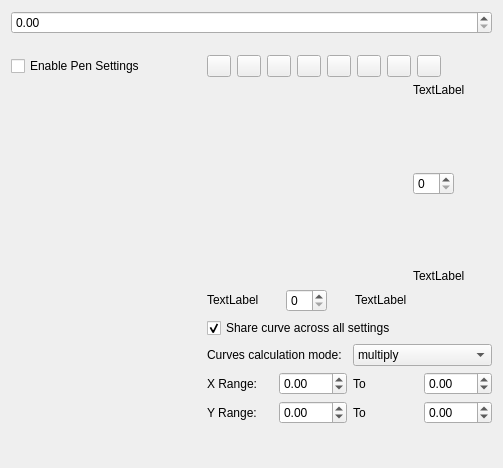
<?xml version="1.0" encoding="utf-8"?>
<ui version="4.0">
 <author>
    SPDX-FileCopyrightText: none
    SPDX-License-Identifier: GPL-3.0-or-later
  </author>
 <class>WdgCurveOption</class>
 <widget class="QWidget" name="WdgCurveOption">
  <property name="geometry">
   <rect>
    <x>0</x>
    <y>0</y>
    <width>503</width>
    <height>468</height>
   </rect>
  </property>
  <layout class="QVBoxLayout" name="verticalLayout_2">
   <item>
    <layout class="QHBoxLayout" name="horizontalLayout">
     <property name="bottomMargin">
      <number>15</number>
     </property>
     <item>
      <widget class="KisDoubleSliderSpinBox" name="strengthSlider" native="true">
       <property name="sizePolicy">
        <sizepolicy hsizetype="Preferred" vsizetype="Fixed">
         <horstretch>0</horstretch>
         <verstretch>0</verstretch>
        </sizepolicy>
       </property>      
       <property name="maximumSize">
        <size>
         <width>16777215</width>
         <height>16777215</height>
        </size>
       </property>
      </widget>
     </item>
    </layout>
   </item>
   <item>
    <layout class="QHBoxLayout" name="horizontalLayout_2">
     <item>
      <widget class="QCheckBox" name="checkBoxUseCurve">
       <property name="minimumSize">
        <size>
         <width>190</width>
         <height>0</height>
        </size>
       </property>
       <property name="text">
        <string>Enable Pen Settings</string>
       </property>
      </widget>
     </item>
     <item>
      <widget class="QPushButton" name="linearCurveButton">
       <property name="maximumSize">
        <size>
         <width>24</width>
         <height>24</height>
        </size>
       </property>
       <property name="text">
        <string/>
       </property>
       <property name="iconSize">
        <size>
         <width>16</width>
         <height>16</height>
        </size>
       </property>
      </widget>
     </item>
     <item>
      <widget class="QPushButton" name="revLinearButton">
       <property name="maximumSize">
        <size>
         <width>24</width>
         <height>24</height>
        </size>
       </property>
       <property name="text">
        <string/>
       </property>
       <property name="iconSize">
        <size>
         <width>16</width>
         <height>16</height>
        </size>
       </property>
      </widget>
     </item>
     <item>
      <widget class="QPushButton" name="sCurveButton">
       <property name="maximumSize">
        <size>
         <width>24</width>
         <height>24</height>
        </size>
       </property>
       <property name="text">
        <string/>
       </property>
       <property name="iconSize">
        <size>
         <width>16</width>
         <height>16</height>
        </size>
       </property>
      </widget>
     </item>
     <item>
      <widget class="QPushButton" name="reverseSCurveButton">
       <property name="maximumSize">
        <size>
         <width>24</width>
         <height>24</height>
        </size>
       </property>
       <property name="text">
        <string/>
       </property>
       <property name="iconSize">
        <size>
         <width>16</width>
         <height>16</height>
        </size>
       </property>
      </widget>
     </item>
     <item>
      <widget class="QPushButton" name="uCurveButton">
       <property name="maximumSize">
        <size>
         <width>24</width>
         <height>24</height>
        </size>
       </property>
       <property name="text">
        <string/>
       </property>
       <property name="iconSize">
        <size>
         <width>16</width>
         <height>16</height>
        </size>
       </property>
      </widget>
     </item>
     <item>
      <widget class="QPushButton" name="revUCurveButton">
       <property name="maximumSize">
        <size>
         <width>24</width>
         <height>24</height>
        </size>
       </property>
       <property name="text">
        <string/>
       </property>
       <property name="iconSize">
        <size>
         <width>16</width>
         <height>16</height>
        </size>
       </property>
      </widget>
     </item>
     <item>
      <widget class="QPushButton" name="jCurveButton">
       <property name="maximumSize">
        <size>
         <width>24</width>
         <height>24</height>
        </size>
       </property>
       <property name="text">
        <string/>
       </property>
       <property name="iconSize">
        <size>
         <width>16</width>
         <height>16</height>
        </size>
       </property>
      </widget>
     </item>
     <item>
      <widget class="QPushButton" name="lCurveButton">
       <property name="maximumSize">
        <size>
         <width>24</width>
         <height>24</height>
        </size>
       </property>
       <property name="text">
        <string/>
       </property>
       <property name="iconSize">
        <size>
         <width>16</width>
         <height>16</height>
        </size>
       </property>
       <property name="shortcut">
        <string>Ctrl+S</string>
       </property>
      </widget>
     </item>
     <item>
      <spacer name="horizontalSpacer_4">
       <property name="orientation">
        <enum>Qt::Horizontal</enum>
       </property>
       <property name="sizeHint" stdset="0">
        <size>
         <width>2</width>
         <height>2</height>
        </size>
       </property>
      </spacer>
     </item>
    </layout>
   </item>
   <item>
    <layout class="QHBoxLayout" name="horizontalLayout_4">
     <item>
      <widget class="KisMultiSensorsSelector" name="sensorSelector" native="true">
       <property name="sizePolicy">
        <sizepolicy hsizetype="Fixed" vsizetype="MinimumExpanding">
         <horstretch>0</horstretch>
         <verstretch>0</verstretch>
        </sizepolicy>
       </property>
       <property name="minimumSize">
        <size>
         <width>190</width>
         <height>0</height>
        </size>
       </property>
       <property name="maximumSize">
        <size>
         <width>160</width>
         <height>16777215</height>
        </size>
       </property>
      </widget>
     </item>
     <item>
      <layout class="QGridLayout" name="gridLayout_2">
       <item column="1" row="0">
        <layout class="QGridLayout" name="gridLayout">
         <item column="1" row="2">
          <layout class="QVBoxLayout" name="verticalLayout">
           <item>
            <layout class="QHBoxLayout" name="horizontalLayout_7"/>
           </item>
           <item>
            <widget class="QLabel" name="label_ymax">
             <property name="sizePolicy">
              <sizepolicy hsizetype="Fixed" vsizetype="Fixed">
               <horstretch>0</horstretch>
               <verstretch>0</verstretch>
              </sizepolicy>
             </property>
             <property name="text">
              <string comment="KDE::DoNotExtract">TextLabel</string>
             </property>
            </widget>
           </item>
           <item>
            <spacer name="verticalSpacer_3">
             <property name="orientation">
              <enum>Qt::Vertical</enum>
             </property>
             <property name="sizeHint" stdset="0">
              <size>
               <width>10</width>
               <height>10</height>
              </size>
             </property>
            </spacer>
           </item>
           <item>
            <layout class="QHBoxLayout" name="horizontalLayout_5">
             <item>
              <widget class="QSpinBox" name="intOut">
               <property name="sizePolicy">
                <sizepolicy hsizetype="Minimum" vsizetype="Minimum">
                 <horstretch>0</horstretch>
                 <verstretch>0</verstretch>
                </sizepolicy>
               </property>
               <property name="font">
                <font>
                 <pointsize>9</pointsize>
                </font>
               </property>
               <property name="wrapping">
                <bool>false</bool>
               </property>
              </widget>
             </item>
             <item>
              <spacer name="horizontalSpacer_5">
               <property name="orientation">
                <enum>Qt::Horizontal</enum>
               </property>
               <property name="sizeHint" stdset="0">
                <size>
                 <width>40</width>
                 <height>20</height>
                </size>
               </property>
              </spacer>
             </item>
            </layout>
           </item>
           <item>
            <spacer name="verticalSpacer_2">
             <property name="orientation">
              <enum>Qt::Vertical</enum>
             </property>
             <property name="sizeHint" stdset="0">
              <size>
               <width>20</width>
               <height>40</height>
              </size>
             </property>
            </spacer>
           </item>
           <item>
            <widget class="QLabel" name="label_ymin">
             <property name="sizePolicy">
              <sizepolicy hsizetype="Fixed" vsizetype="Fixed">
               <horstretch>0</horstretch>
               <verstretch>0</verstretch>
              </sizepolicy>
             </property>
             <property name="text">
              <string comment="KDE::DoNotExtract">TextLabel</string>
             </property>
            </widget>
           </item>
          </layout>
         </item>
         <item column="0" row="3">
          <layout class="QHBoxLayout" name="horizontalLayout_3">
           <item>
            <widget class="QLabel" name="label_xmin">
             <property name="sizePolicy">
              <sizepolicy hsizetype="Preferred" vsizetype="Fixed">
               <horstretch>0</horstretch>
               <verstretch>0</verstretch>
              </sizepolicy>
             </property>
             <property name="text">
              <string comment="KDE::DoNotExtract">TextLabel</string>
             </property>
            </widget>
           </item>
           <item>
            <spacer name="horizontalSpacer_3">
             <property name="orientation">
              <enum>Qt::Horizontal</enum>
             </property>
             <property name="sizeHint" stdset="0">
              <size>
               <width>40</width>
               <height>20</height>
              </size>
             </property>
            </spacer>
           </item>
           <item>
            <widget class="QSpinBox" name="intIn">
             <property name="sizePolicy">
              <sizepolicy hsizetype="Minimum" vsizetype="Minimum">
               <horstretch>0</horstretch>
               <verstretch>0</verstretch>
              </sizepolicy>
             </property>
             <property name="minimumSize">
              <size>
               <width>0</width>
               <height>0</height>
              </size>
             </property>
             <property name="font">
              <font>
               <pointsize>9</pointsize>
              </font>
             </property>
             <property name="frame">
              <bool>true</bool>
             </property>
            </widget>
           </item>
           <item>
            <spacer name="horizontalSpacer">
             <property name="orientation">
              <enum>Qt::Horizontal</enum>
             </property>
             <property name="sizeHint" stdset="0">
              <size>
               <width>40</width>
               <height>20</height>
              </size>
             </property>
            </spacer>
           </item>
           <item>
            <widget class="QLabel" name="label_xmax">
             <property name="sizePolicy">
              <sizepolicy hsizetype="Preferred" vsizetype="Fixed">
               <horstretch>0</horstretch>
               <verstretch>0</verstretch>
              </sizepolicy>
             </property>
             <property name="text">
              <string comment="KDE::DoNotExtract">TextLabel</string>
             </property>
            </widget>
           </item>
          </layout>
         </item>
         <item column="0" row="2">
          <widget class="KisCurveWidget" name="curveWidget" native="true">
           <property name="sizePolicy">
            <sizepolicy hsizetype="Preferred" vsizetype="Expanding">
             <horstretch>1</horstretch>
             <verstretch>0</verstretch>
            </sizepolicy>
           </property>
           <property name="minimumSize">
            <size>
             <width>200</width>
             <height>200</height>
            </size>
           </property>
          </widget>
         </item>
        </layout>
       </item>
       <item column="3" row="0">
        <spacer name="horizontalSpacer_2">
         <property name="orientation">
          <enum>Qt::Horizontal</enum>
         </property>
         <property name="sizeHint" stdset="0">
          <size>
           <width>13</width>
           <height>13</height>
          </size>
         </property>
        </spacer>
       </item>
       <item column="1" row="4">
        <layout class="QHBoxLayout" name="horizontalLayout_19">
         <item>
          <widget class="QLabel" name="yRangeLabel">
           <property name="text">
            <string>Y Range:</string>
           </property>
          </widget>
         </item>
         <item>
          <widget class="QDoubleSpinBox" name="yMinBox">
           <property name="minimum">
            <double>-180.000000000000000</double>
           </property>
           <property name="maximum">
            <double>180.000000000000000</double>
           </property>
          </widget>
         </item>
         <item>
          <widget class="QLabel" name="toLabel2">
           <property name="text">
            <string>To</string>
           </property>
          </widget>
         </item>
         <item>
          <widget class="QDoubleSpinBox" name="yMaxBox">
           <property name="minimum">
            <double>-180.000000000000000</double>
           </property>
           <property name="maximum">
            <double>180.000000000000000</double>
           </property>
          </widget>
         </item>
        </layout>
       </item>
       <item column="1" row="5">
        <spacer name="verticalSpacer">
         <property name="orientation">
          <enum>Qt::Vertical</enum>
         </property>
         <property name="sizeHint" stdset="0">
          <size>
           <width>20</width>
           <height>60</height>
          </size>
         </property>
        </spacer>
       </item>
       <item column="1" row="2">
        <layout class="QHBoxLayout" name="horizontalLayout_6">
         <item>
          <widget class="QLabel" name="label">
           <property name="toolTip">
            <string>&lt;html&gt;&lt;head/&gt;&lt;body&gt;
&lt;p&gt;Curve calculation mode changes how 2 or more curve works together&lt;br/&gt;&lt;/p&gt;
&lt;p&gt; multiply (default): all values from curves multiplies &lt;/p&gt;&lt;p&gt;(0.8 pressure) * (0.5 speed) = 0.4 &lt;br/&gt;&lt;/p&gt;
&lt;p&gt; addition: all values from curves adds&lt;/p&gt;&lt;p&gt;(0.6 pressure) + (0.3 speed) = 0.9&lt;br/&gt;&lt;/p&gt;
&lt;p&gt; maximum value&lt;/p&gt;&lt;p&gt;(0.7 pressure), (0.3 speed) = 0.7&lt;br/&gt;&lt;/p&gt;
&lt;p&gt; minimum value &lt;/p&gt;&lt;p&gt;(0.7 pressure), (0.3 speed) = 0.3&lt;br/&gt;&lt;/p&gt;
&lt;p&gt; difference between min and max values&lt;/p&gt;&lt;p&gt;(0.8 pressure), (0.3 speed), (0.6 fade) = 0.5&lt;/p&gt;&lt;/body&gt;&lt;/html&gt;</string>
           </property>
           <property name="text">
            <string>Curves calculation mode:</string>
           </property>
          </widget>
         </item>
         <item>
          <widget class="QComboBox" name="curveMode">
           <property name="toolTip">
            <string>&lt;html&gt;&lt;head/&gt;&lt;body&gt;
&lt;p&gt;Curve calculation mode changes how 2 or more curve works together&lt;br/&gt;&lt;/p&gt;
&lt;p&gt; multiply (default): all values from curves multiplies &lt;/p&gt;&lt;p&gt;(0.8 pressure) * (0.5 speed) = 0.4 &lt;br/&gt;&lt;/p&gt;
&lt;p&gt; addition: all values from curves adds&lt;/p&gt;&lt;p&gt;(0.6 pressure) + (0.3 speed) = 0.9&lt;br/&gt;&lt;/p&gt;
&lt;p&gt; maximum value&lt;/p&gt;&lt;p&gt;(0.7 pressure), (0.3 speed) = 0.7&lt;br/&gt;&lt;/p&gt;
&lt;p&gt; minimum value &lt;/p&gt;&lt;p&gt;(0.7 pressure), (0.3 speed) = 0.3&lt;br/&gt;&lt;/p&gt;
&lt;p&gt; difference between min and max values&lt;/p&gt;&lt;p&gt;(0.8 pressure), (0.3 speed), (0.6 fade) = 0.5&lt;/p&gt;&lt;/body&gt;&lt;/html&gt;</string>
           </property>
           <property name="editable">
            <bool>false</bool>
           </property>
           <item>
            <property name="text">
             <string>multiply</string>
            </property>
           </item>
           <item>
            <property name="text">
             <string>addition</string>
            </property>
           </item>
           <item>
            <property name="text">
             <string>maximum</string>
            </property>
           </item>
           <item>
            <property name="text">
             <string>minimum</string>
            </property>
           </item>
           <item>
            <property name="text">
             <string>difference</string>
            </property>
           </item>
          </widget>
         </item>
        </layout>
       </item>
       <item column="1" row="1">
        <widget class="QCheckBox" name="checkBoxUseSameCurve">
         <property name="text">
          <string>Share curve across all settings</string>
         </property>
         <property name="checked">
          <bool>true</bool>
         </property>
        </widget>
       </item>
       <item column="1" row="3">
        <layout class="QHBoxLayout" name="horizontalLayout_18">
         <item>
          <widget class="QLabel" name="xRangeLabel">
           <property name="text">
            <string>X Range:</string>
           </property>
          </widget>
         </item>
         <item>
          <widget class="QDoubleSpinBox" name="xMinBox">
           <property name="minimum">
            <double>-180.000000000000000</double>
           </property>
           <property name="maximum">
            <double>180.000000000000000</double>
           </property>
          </widget>
         </item>
         <item>
          <widget class="QLabel" name="toLabel1">
           <property name="text">
            <string>To</string>
           </property>
          </widget>
         </item>
         <item>
          <widget class="QDoubleSpinBox" name="xMaxBox">
           <property name="minimum">
            <double>-180.000000000000000</double>
           </property>
           <property name="maximum">
            <double>180.000000000000000</double>
           </property>
          </widget>
         </item>
        </layout>
       </item>
      </layout>
     </item>
    </layout>
   </item>
  </layout>
 </widget>
 <customwidgets>
  <customwidget>
   <class>KisDoubleSliderSpinBox</class>
   <extends>QDoubleSpinBox</extends>
   <header>kis_slider_spin_box.h</header>
   <container>1</container>
  </customwidget>
  <customwidget>
   <class>KisCurveWidget</class>
   <extends/>
   <header>widgets/kis_curve_widget.h</header>
   <container>1</container>
  </customwidget>
  <customwidget>
   <class>KisMultiSensorsSelector</class>
   <extends>QWidget</extends>
   <header>kis_multi_sensors_selector.h</header>
   <container>1</container>
  </customwidget>
 </customwidgets>
 <resources/>
 <connections/>
</ui>
